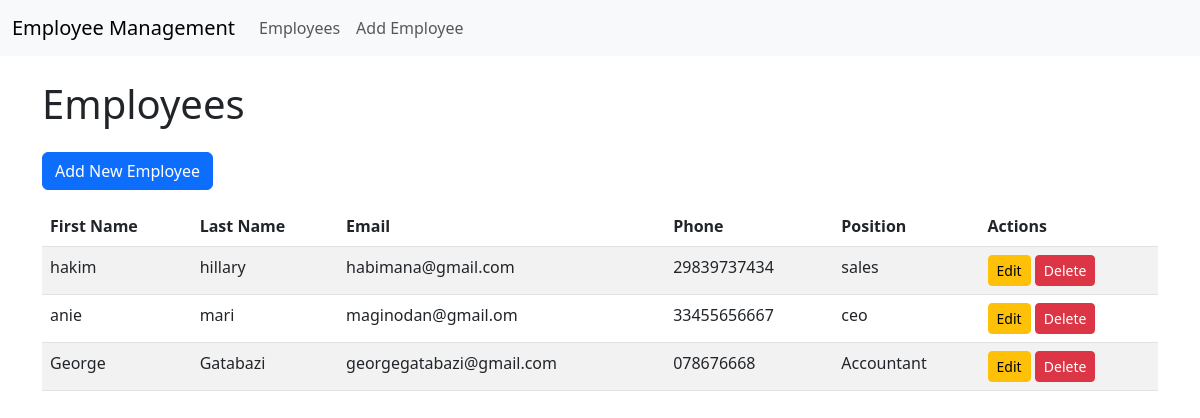
/employees/, run on the app's committed database.
### employees/models.py (models this page shows, shortened)
class Employee(models.Model):
    first_name = models.CharField(max_length=100)
    last_name = models.CharField(max_length=100)
    email = models.EmailField(unique=True)
    phone_number = models.CharField(max_length=15, unique=True)
    position = models.CharField(max_length=50)
    date_joined = models.DateField(auto_now_add=True)

### employees/views.py (the view)
# urls.py: path('', views.employee_list, name='employee_list'),
def employee_list(request):
    employees = Employee.objects.all()
    return render(request, 'employees/employee_list.html', {'employees': employees})

### employees/templates/employees/employee_list.html (shortened to what this page needs)
{% extends 'base.html' %}
{% block content %}
<h1 class="mb-4">Employees</h1>
<a href="{% url 'employee_create' %}" class="btn btn-primary mb-3">Add New Employee</a>
<table class="table table-striped">
    <thead>
        <tr>
            <th>First Name</th>
            <th>Last Name</th>
            <th>Email</th>
            <th>Phone</th>
            <th>Position</th>
            <th>Actions</th>
        </tr>
    </thead>
    <tbody>
        {% for employee in employees %}
        <tr>
            <td>{{ employee.first_name }}</td>
            <td>{{ employee.last_name }}</td>
            <td>{{ employee.email }}</td>
            <td>{{ employee.phone_number }}</td>
            <td>{{ employee.position }}</td>
            <td>
                <a href="{% url 'employee_update' employee.id %}" class="btn btn-warning btn-sm">Edit</a>
                <a href="{% url 'employee_delete' employee.id %}" class="btn btn-danger btn-sm">Delete</a>
            </td>
        </tr>
        {% endfor %}
    </tbody>
</table>
{% endblock %}

### employees/templates/base.html (shortened to what this page needs)
<!DOCTYPE html>
<html lang="en">
<head>
    {% load static %}
    <link href="https://cdn.jsdelivr.net/npm/bootstrap@5.3.0-alpha1/dist/css/bootstrap.min.css" rel="stylesheet">
    <link rel="stylesheet" href="{% static 'css/custom.css' %}">
</head>
<body>
    <nav class="navbar navbar-expand-lg navbar-light bg-light">
        <div class="container-fluid">
            <a class="navbar-brand" href="#">Employee Management</a>
            <div class="collapse navbar-collapse" id="navbarNav">
                <ul class="navbar-nav">
                    <li class="nav-item">
                        <a class="nav-link" href="{% url 'employee_list' %}">Employees</a>
                    </li>
                    <li class="nav-item">
                        <a class="nav-link" href="{% url 'employee_create' %}">Add Employee</a>
                    </li>
                </ul>
            </div>
        </div>
    </nav>
    <div class="container mt-4">
        {% block content %}
        {% endblock %}
    </div>
</body>
</html>

### data on the page
Employee: first_name "hakim", last_name "hillary", email "habimana@gmail.com", phone_number "29839737434", position "sales"
Employee: first_name "anie", last_name "mari", email "maginodan@gmail.om", phone_number "33455656667", position "ceo"
Employee: first_name "George", last_name "Gatabazi", email "georgegatabazi@gmail.com", phone_number "078676668", position "Accountant"
